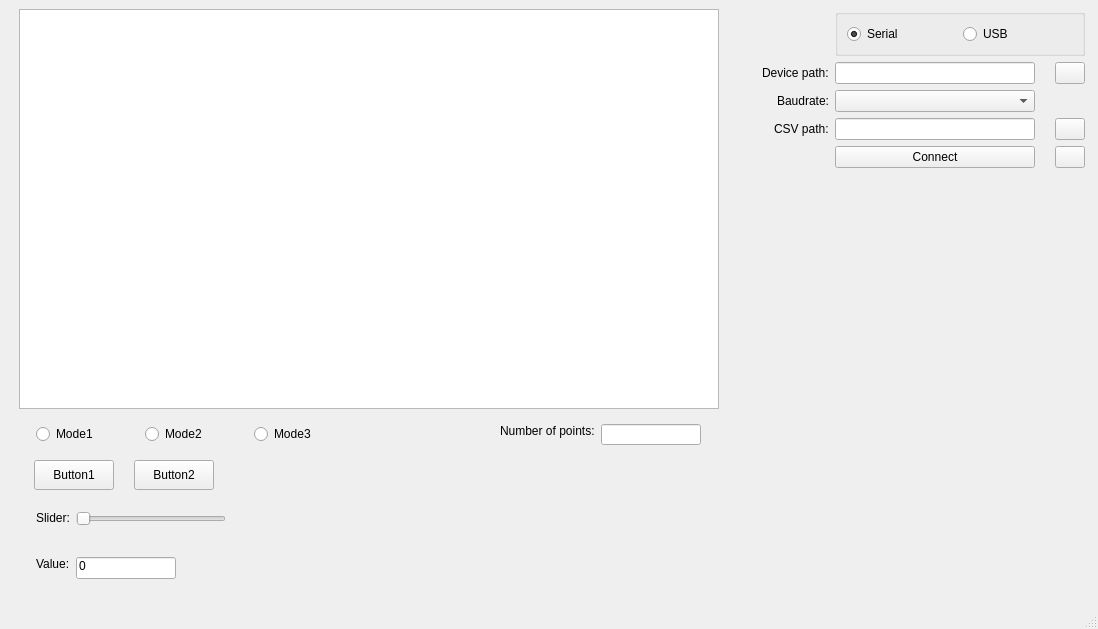
<?xml version="1.0" encoding="UTF-8"?>
<ui version="4.0">
 <class>LabBox</class>
 <widget class="QMainWindow" name="LabBox">
  <property name="geometry">
   <rect>
    <x>0</x>
    <y>0</y>
    <width>1098</width>
    <height>629</height>
   </rect>
  </property>
  <property name="maximumSize">
   <size>
    <width>1098</width>
    <height>629</height>
   </size>
  </property>
  <property name="windowTitle">
   <string>LabBox</string>
  </property>
  <widget class="QWidget" name="centralwidget">
   <layout class="QVBoxLayout" name="verticalLayout_3">
    <item>
     <layout class="QHBoxLayout" name="horizontalLayout_4">
      <property name="leftMargin">
       <number>10</number>
      </property>
      <item>
       <layout class="QVBoxLayout" name="verticalLayout_6">
        <property name="rightMargin">
         <number>10</number>
        </property>
        <item>
         <layout class="QHBoxLayout" name="horizontalLayout_7">
          <item>
           <widget class="Plot2D" name="plotView">
            <property name="minimumSize">
             <size>
              <width>700</width>
              <height>400</height>
             </size>
            </property>
            <property name="maximumSize">
             <size>
              <width>700</width>
              <height>400</height>
             </size>
            </property>
           </widget>
          </item>
         </layout>
        </item>
        <item>
         <layout class="QHBoxLayout" name="horizontalLayout" stretch="1,1">
          <property name="topMargin">
           <number>0</number>
          </property>
          <item>
           <widget class="QFrame" name="signalFunctionBox">
            <property name="sizePolicy">
             <sizepolicy hsizetype="Preferred" vsizetype="Expanding">
              <horstretch>0</horstretch>
              <verstretch>0</verstretch>
             </sizepolicy>
            </property>
            <property name="maximumSize">
             <size>
              <width>16777215</width>
              <height>16777215</height>
             </size>
            </property>
            <property name="mouseTracking">
             <bool>true</bool>
            </property>
            <layout class="QVBoxLayout" name="verticalLayout_2" stretch="1,1,1,1">
             <item>
              <layout class="QHBoxLayout" name="horizontalLayout_8">
               <property name="leftMargin">
                <number>8</number>
               </property>
               <item>
                <widget class="QRadioButton" name="mode1RadioButton">
                 <property name="sizePolicy">
                  <sizepolicy hsizetype="Preferred" vsizetype="Fixed">
                   <horstretch>0</horstretch>
                   <verstretch>0</verstretch>
                  </sizepolicy>
                 </property>
                 <property name="text">
                  <string>Mode1</string>
                 </property>
                </widget>
               </item>
               <item>
                <widget class="QRadioButton" name="mode2RadioButton">
                 <property name="sizePolicy">
                  <sizepolicy hsizetype="Preferred" vsizetype="Fixed">
                   <horstretch>0</horstretch>
                   <verstretch>0</verstretch>
                  </sizepolicy>
                 </property>
                 <property name="text">
                  <string>Mode2</string>
                 </property>
                </widget>
               </item>
               <item>
                <widget class="QRadioButton" name="mode3RadioButton">
                 <property name="sizePolicy">
                  <sizepolicy hsizetype="Preferred" vsizetype="Fixed">
                   <horstretch>0</horstretch>
                   <verstretch>0</verstretch>
                  </sizepolicy>
                 </property>
                 <property name="text">
                  <string>Mode3</string>
                 </property>
                </widget>
               </item>
              </layout>
             </item>
             <item>
              <layout class="QHBoxLayout" name="horizontalLayout_9" stretch="0,1">
               <property name="spacing">
                <number>20</number>
               </property>
               <property name="sizeConstraint">
                <enum>QLayout::SetNoConstraint</enum>
               </property>
               <property name="leftMargin">
                <number>6</number>
               </property>
               <property name="topMargin">
                <number>10</number>
               </property>
               <item alignment="Qt::AlignLeft">
                <widget class="QPushButton" name="button1">
                 <property name="maximumSize">
                  <size>
                   <width>120</width>
                   <height>30</height>
                  </size>
                 </property>
                 <property name="text">
                  <string>Button1</string>
                 </property>
                </widget>
               </item>
               <item alignment="Qt::AlignLeft">
                <widget class="QPushButton" name="button2">
                 <property name="maximumSize">
                  <size>
                   <width>120</width>
                   <height>30</height>
                  </size>
                 </property>
                 <property name="text">
                  <string>Button2</string>
                 </property>
                 <property name="default">
                  <bool>false</bool>
                 </property>
                </widget>
               </item>
              </layout>
             </item>
             <item>
              <layout class="QFormLayout" name="formLayout_3">
               <property name="labelAlignment">
                <set>Qt::AlignLeading|Qt::AlignLeft|Qt::AlignVCenter</set>
               </property>
               <property name="formAlignment">
                <set>Qt::AlignLeading|Qt::AlignLeft|Qt::AlignVCenter</set>
               </property>
               <property name="leftMargin">
                <number>8</number>
               </property>
               <item row="0" column="0">
                <widget class="QLabel" name="sliderLabel">
                 <property name="sizePolicy">
                  <sizepolicy hsizetype="Fixed" vsizetype="Fixed">
                   <horstretch>0</horstretch>
                   <verstretch>0</verstretch>
                  </sizepolicy>
                 </property>
                 <property name="text">
                  <string>Slider:</string>
                 </property>
                 <property name="alignment">
                  <set>Qt::AlignLeading|Qt::AlignLeft|Qt::AlignTop</set>
                 </property>
                </widget>
               </item>
               <item row="0" column="1">
                <widget class="QSlider" name="slider">
                 <property name="maximumSize">
                  <size>
                   <width>150</width>
                   <height>16777215</height>
                  </size>
                 </property>
                 <property name="maximum">
                  <number>65535</number>
                 </property>
                 <property name="orientation">
                  <enum>Qt::Horizontal</enum>
                 </property>
                 <property name="invertedAppearance">
                  <bool>false</bool>
                 </property>
                 <property name="invertedControls">
                  <bool>false</bool>
                 </property>
                </widget>
               </item>
              </layout>
             </item>
             <item>
              <layout class="QFormLayout" name="formLayout_5">
               <property name="labelAlignment">
                <set>Qt::AlignLeading|Qt::AlignLeft|Qt::AlignVCenter</set>
               </property>
               <property name="formAlignment">
                <set>Qt::AlignLeading|Qt::AlignLeft|Qt::AlignVCenter</set>
               </property>
               <property name="leftMargin">
                <number>8</number>
               </property>
               <property name="topMargin">
                <number>0</number>
               </property>
               <item row="0" column="0">
                <widget class="QLabel" name="valueLabel">
                 <property name="sizePolicy">
                  <sizepolicy hsizetype="Fixed" vsizetype="Fixed">
                   <horstretch>0</horstretch>
                   <verstretch>0</verstretch>
                  </sizepolicy>
                 </property>
                 <property name="text">
                  <string>Value:</string>
                 </property>
                 <property name="alignment">
                  <set>Qt::AlignLeading|Qt::AlignLeft|Qt::AlignTop</set>
                 </property>
                </widget>
               </item>
               <item row="0" column="1">
                <widget class="QLineEdit" name="valueLineEdit">
                 <property name="sizePolicy">
                  <sizepolicy hsizetype="Expanding" vsizetype="Fixed">
                   <horstretch>0</horstretch>
                   <verstretch>0</verstretch>
                  </sizepolicy>
                 </property>
                 <property name="maximumSize">
                  <size>
                   <width>100</width>
                   <height>16777215</height>
                  </size>
                 </property>
                 <property name="text">
                  <string>0</string>
                 </property>
                 <property name="alignment">
                  <set>Qt::AlignLeading|Qt::AlignLeft|Qt::AlignTop</set>
                 </property>
                </widget>
               </item>
              </layout>
             </item>
            </layout>
           </widget>
          </item>
          <item>
           <widget class="QFrame" name="frame_2">
            <property name="enabled">
             <bool>true</bool>
            </property>
            <property name="sizePolicy">
             <sizepolicy hsizetype="Preferred" vsizetype="Expanding">
              <horstretch>0</horstretch>
              <verstretch>0</verstretch>
             </sizepolicy>
            </property>
            <property name="minimumSize">
             <size>
              <width>0</width>
              <height>100</height>
             </size>
            </property>
            <layout class="QHBoxLayout" name="horizontalLayout_3">
             <item>
              <layout class="QFormLayout" name="formLayout_6">
               <property name="labelAlignment">
                <set>Qt::AlignRight|Qt::AlignTrailing|Qt::AlignVCenter</set>
               </property>
               <property name="formAlignment">
                <set>Qt::AlignRight|Qt::AlignTop|Qt::AlignTrailing</set>
               </property>
               <property name="rightMargin">
                <number>15</number>
               </property>
               <item row="0" column="0">
                <widget class="QLabel" name="PointsNumberLabel">
                 <property name="sizePolicy">
                  <sizepolicy hsizetype="Fixed" vsizetype="Fixed">
                   <horstretch>0</horstretch>
                   <verstretch>0</verstretch>
                  </sizepolicy>
                 </property>
                 <property name="text">
                  <string>Number of points:</string>
                 </property>
                 <property name="alignment">
                  <set>Qt::AlignLeading|Qt::AlignLeft|Qt::AlignTop</set>
                 </property>
                </widget>
               </item>
               <item row="0" column="1">
                <widget class="QLineEdit" name="PointsNumberLineEdit">
                 <property name="maximumSize">
                  <size>
                   <width>100</width>
                   <height>21</height>
                  </size>
                 </property>
                </widget>
               </item>
              </layout>
             </item>
            </layout>
           </widget>
          </item>
         </layout>
        </item>
        <item>
         <layout class="QHBoxLayout" name="horizontalLayout_12"/>
        </item>
       </layout>
      </item>
      <item>
       <layout class="QVBoxLayout" name="verticalLayout_5">
        <property name="leftMargin">
         <number>0</number>
        </property>
        <item>
         <layout class="QFormLayout" name="formLayout">
          <property name="fieldGrowthPolicy">
           <enum>QFormLayout::AllNonFixedFieldsGrow</enum>
          </property>
          <property name="labelAlignment">
           <set>Qt::AlignRight|Qt::AlignTrailing|Qt::AlignVCenter</set>
          </property>
          <property name="formAlignment">
           <set>Qt::AlignRight|Qt::AlignTrailing|Qt::AlignVCenter</set>
          </property>
          <property name="rightMargin">
           <number>10</number>
          </property>
          <item row="1" column="1">
           <widget class="QGroupBox" name="connectionGroupBox">
            <property name="enabled">
             <bool>true</bool>
            </property>
            <property name="sizePolicy">
             <sizepolicy hsizetype="Preferred" vsizetype="Preferred">
              <horstretch>0</horstretch>
              <verstretch>0</verstretch>
             </sizepolicy>
            </property>
            <property name="minimumSize">
             <size>
              <width>250</width>
              <height>0</height>
             </size>
            </property>
            <property name="maximumSize">
             <size>
              <width>250</width>
              <height>100</height>
             </size>
            </property>
            <property name="autoFillBackground">
             <bool>false</bool>
            </property>
            <property name="flat">
             <bool>false</bool>
            </property>
            <layout class="QHBoxLayout" name="horizontalLayout_2">
             <item>
              <widget class="QRadioButton" name="serialRadioButton">
               <property name="text">
                <string>Serial</string>
               </property>
               <property name="checked">
                <bool>true</bool>
               </property>
              </widget>
             </item>
             <item>
              <widget class="QRadioButton" name="usbRadioButton">
               <property name="text">
                <string>USB</string>
               </property>
              </widget>
             </item>
            </layout>
           </widget>
          </item>
          <item row="2" column="0">
           <widget class="QLabel" name="devicePathLabel">
            <property name="text">
             <string>Device path:</string>
            </property>
           </widget>
          </item>
          <item row="3" column="0">
           <widget class="QLabel" name="deviceBaudrateLabel">
            <property name="text">
             <string>Baudrate:</string>
            </property>
           </widget>
          </item>
          <item row="4" column="0">
           <widget class="QLabel" name="csvPathLabel">
            <property name="text">
             <string>CSV path:</string>
            </property>
           </widget>
          </item>
          <item row="5" column="1">
           <layout class="QGridLayout" name="gridLayout">
            <property name="horizontalSpacing">
             <number>20</number>
            </property>
            <item row="0" column="2">
             <widget class="QPushButton" name="cfgButton">
              <property name="maximumSize">
               <size>
                <width>30</width>
                <height>30</height>
               </size>
              </property>
              <property name="autoFillBackground">
               <bool>false</bool>
              </property>
              <property name="styleSheet">
               <string notr="true"/>
              </property>
              <property name="text">
               <string/>
              </property>
              <property name="iconSize">
               <size>
                <width>25</width>
                <height>25</height>
               </size>
              </property>
             </widget>
            </item>
            <item row="0" column="1">
             <widget class="QPushButton" name="connectButton">
              <property name="sizePolicy">
               <sizepolicy hsizetype="Ignored" vsizetype="Fixed">
                <horstretch>0</horstretch>
                <verstretch>0</verstretch>
               </sizepolicy>
              </property>
              <property name="maximumSize">
               <size>
                <width>200</width>
                <height>30</height>
               </size>
              </property>
              <property name="layoutDirection">
               <enum>Qt::LeftToRight</enum>
              </property>
              <property name="text">
               <string>Connect</string>
              </property>
             </widget>
            </item>
           </layout>
          </item>
          <item row="4" column="1">
           <layout class="QGridLayout" name="gridLayout_5">
            <property name="horizontalSpacing">
             <number>20</number>
            </property>
            <item row="0" column="0">
             <widget class="QLineEdit" name="csvPathLineEdit">
              <property name="sizePolicy">
               <sizepolicy hsizetype="Ignored" vsizetype="Fixed">
                <horstretch>0</horstretch>
                <verstretch>0</verstretch>
               </sizepolicy>
              </property>
              <property name="maximumSize">
               <size>
                <width>200</width>
                <height>30</height>
               </size>
              </property>
             </widget>
            </item>
            <item row="0" column="1">
             <widget class="QPushButton" name="csvFolderButton">
              <property name="maximumSize">
               <size>
                <width>30</width>
                <height>30</height>
               </size>
              </property>
              <property name="text">
               <string/>
              </property>
              <property name="iconSize">
               <size>
                <width>25</width>
                <height>25</height>
               </size>
              </property>
             </widget>
            </item>
           </layout>
          </item>
          <item row="2" column="1">
           <layout class="QGridLayout" name="gridLayout_3">
            <property name="horizontalSpacing">
             <number>20</number>
            </property>
            <item row="0" column="0">
             <widget class="QLineEdit" name="devicePathLineEdit">
              <property name="sizePolicy">
               <sizepolicy hsizetype="Ignored" vsizetype="Fixed">
                <horstretch>0</horstretch>
                <verstretch>0</verstretch>
               </sizepolicy>
              </property>
              <property name="maximumSize">
               <size>
                <width>200</width>
                <height>30</height>
               </size>
              </property>
             </widget>
            </item>
            <item row="0" column="1">
             <widget class="QPushButton" name="deviceFolderButton">
              <property name="maximumSize">
               <size>
                <width>30</width>
                <height>30</height>
               </size>
              </property>
              <property name="text">
               <string/>
              </property>
              <property name="iconSize">
               <size>
                <width>25</width>
                <height>25</height>
               </size>
              </property>
             </widget>
            </item>
           </layout>
          </item>
          <item row="3" column="1">
           <widget class="QComboBox" name="baudrateComboBox">
            <property name="maximumSize">
             <size>
              <width>200</width>
              <height>30</height>
             </size>
            </property>
           </widget>
          </item>
         </layout>
        </item>
        <item>
         <spacer name="verticalSpacer">
          <property name="orientation">
           <enum>Qt::Vertical</enum>
          </property>
          <property name="sizeHint" stdset="0">
           <size>
            <width>20</width>
            <height>40</height>
           </size>
          </property>
         </spacer>
        </item>
        <item>
         <layout class="QHBoxLayout" name="horizontalLayout_5">
          <item>
           <spacer name="horizontalSpacer_2">
            <property name="orientation">
             <enum>Qt::Horizontal</enum>
            </property>
            <property name="sizeHint" stdset="0">
             <size>
              <width>40</width>
              <height>20</height>
             </size>
            </property>
           </spacer>
          </item>
          <item>
           <widget class="GIFHandler" name="beemoLabel">
            <property name="text">
             <string/>
            </property>
           </widget>
          </item>
         </layout>
        </item>
       </layout>
      </item>
     </layout>
    </item>
   </layout>
  </widget>
  <widget class="QMenuBar" name="menubar">
   <property name="geometry">
    <rect>
     <x>0</x>
     <y>0</y>
     <width>1098</width>
     <height>22</height>
    </rect>
   </property>
  </widget>
  <widget class="QStatusBar" name="statusbar"/>
 </widget>
 <customwidgets>
  <customwidget>
   <class>Plot2D</class>
   <extends>QGraphicsView</extends>
   <header>..Plot2D</header>
  </customwidget>
  <customwidget>
   <class>GIFHandler</class>
   <extends>QLabel</extends>
   <header>..GIFHandler</header>
  </customwidget>
 </customwidgets>
 <tabstops>
  <tabstop>serialRadioButton</tabstop>
  <tabstop>usbRadioButton</tabstop>
  <tabstop>cfgButton</tabstop>
  <tabstop>plotView</tabstop>
 </tabstops>
 <resources/>
 <connections/>
</ui>
